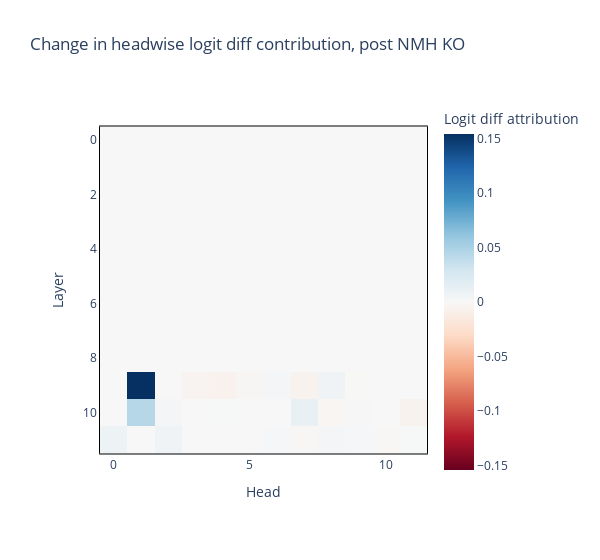

Notebook cell for this chart:
### Code cell
imshow_p(
    delta,
    title="Change in headwise logit diff contribution, post NMH KO",
    labels={"x": "Head", "y": "Layer", "color": "Logit diff attribution"},
    #coloraxis=dict(colorbar_ticksuffix = "%"),
    border=True,
    width=600,
    margin={"r": 100, "l": 100}
)

### Figure 1 — Plotly figure (JSON) as saved in the notebook; plotly's stock layout.template omitted (floating-point values rounded to 4 significant figures; data arrays with more than 128 entries replaced by an {"elided": "..."} marker saying what was removed)
{"data": [{"coloraxis": "coloraxis", "hovertemplate": "Head: %{x}<br>Layer: %{y}<br>Logit diff attribution: %{z}<extra></extra>", "name": "0", "type": "heatmap", "xaxis": "x", "yaxis": "y", "z": {"elided": "12x12 float values"}}], "layout": {"coloraxis": {"cmid": 0, "colorbar": {"title": {"text": "Logit diff attribution"}}, "colorscale": [[0, "rgb(103,0,31)"], [0.1, "rgb(178,24,43)"], [0.2, "rgb(214,96,77)"], [0.3, "rgb(244,165,130)"], [0.4, "rgb(253,219,199)"], [0.5, "rgb(247,247,247)"], [0.6, "rgb(209,229,240)"], [0.7, "rgb(146,197,222)"], [0.8, "rgb(67,147,195)"], [0.9, "rgb(33,102,172)"], [1, "rgb(5,48,97)"]]}, "margin": {"l": 100, "r": 100}, "title": {"text": "Change in headwise logit diff contribution, post NMH KO"}, "width": 600, "xaxis": {"anchor": "y", "constrain": "domain", "domain": [0, 1], "linecolor": "black", "linewidth": 1, "mirror": true, "scaleanchor": "y", "showline": true, "title": {"text": "Head"}}, "yaxis": {"anchor": "x", "autorange": "reversed", "constrain": "domain", "domain": [0, 1], "linecolor": "black", "linewidth": 1, "mirror": true, "showline": true, "title": {"text": "Layer"}}}}
